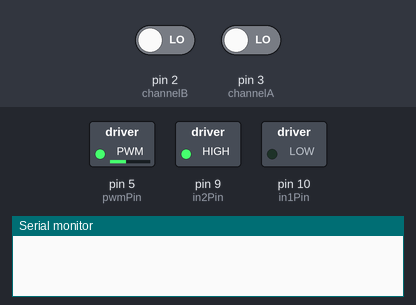
Recording of a sketch running on a simulated Arduino Uno, built with avr-gcc and run on an emulated ATmega328P. Parts: switched loads named in the sketch (green lamp = pin HIGH), the last lines printed to the serial monitor. Inputs (shaded band) come from the test bench; at power-on: pin 2 (channelB) LOW, pin 3 (channelA) LOW.

Above: at 0.1 s.
At 5.1 s:
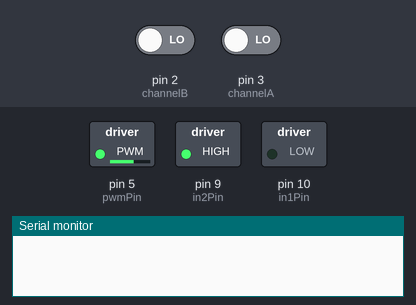
At 15.1 s:
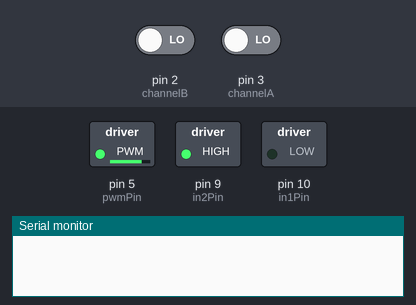
At 30.1 s:
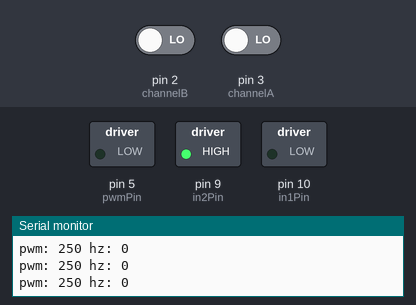
Timing chart, 0 to 31.6 s (numbered marks = the images above):
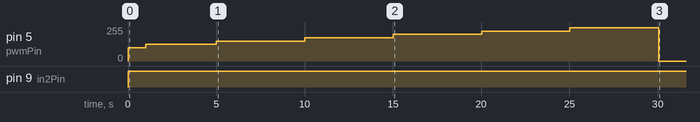

Measured:
- by itself, pin 5 (pwmPin): rises from 0/255 to 250/255 in 25.0 s, then falls to 0/255 in 5.0 s
- by itself, pin 9 (in2Pin): LOW → HIGH at 0.00 s

The sketch:

interrupt_motor_decoder.ino
```cpp
//channel pins for encoder values
int channelA = 3;
int channelB = 2;
int pwmPin = 5;

//output pins to control motor input
int in1Pin = 10;
int in2Pin = 9;

//encoder channel values
int valA= 0;
int valB= 0;

//for counting purposes
int valAPrev=valA;

//motor pwm duty cycle
int motorVal = 100;

int motorVals[] = {125,150,175, 200, 225,250};
int motorIndex = 0;
int bufIndex=0;
int buf[30];

//motor direction
int dir = 0;
int brightness = 0;
//
volatile int pulses =0 ;

//timing
long previousMillis = 0;

long previousMillis5 = 0;


int done = 0;

int prevPulse = 0;

void count_event(){
  pulses++;
}
void setup() {
  // put your setup code here, to run once:
  Serial.begin(115200);
  pinMode(channelA, INPUT);
  pinMode(pwmPin, OUTPUT);
  pinMode(in1Pin, OUTPUT);
  pinMode(in2Pin, OUTPUT);
  attachInterrupt(digitalPinToInterrupt(channelB), count_event, RISING);


}

void loop() {
  // put your main code here, to run repeatedly:
  unsigned long currentMillis = millis();


  valA = digitalRead(channelA);
  valB = digitalRead(channelB);

  unsigned long delta = currentMillis - previousMillis;
  unsigned long delta5 = currentMillis - previousMillis5;
  if (bufIndex < 30){

    if ((delta) > 1000){
      //1 second has elapsed, so record the cycle count
      buf[bufIndex] = pulses;
      if (delta5 > 5000){
        //we've taken 5 samples, so we want to increment motor counter
        motorIndex++;


      }
      pulses = 0;
      bufIndex++;
      motorVal = motorVals[motorIndex];
      analogWrite(pwmPin, motorVal);
      //delay(500); //we pause here to let the motor reach a new speed.
     previousMillis = currentMillis;
      if (delta5>5000){
        previousMillis5 = currentMillis;
      }
    }
    analogWrite(pwmPin, motorVal);
    digitalWrite(in1Pin, dir);
    digitalWrite(in2Pin, !dir);


  }
  else{
  // if we exceed buffer index we are done
    analogWrite(pwmPin, 0);
    for (int i = 0 ; i < 30 && !done; i++){
      Serial.print("pwm: ");
      Serial.print(motorVals[i/5]);
      Serial.print(" hz: ");
      Serial.print(buf[i]);
      Serial.println();
    }
    done = 1;

  }
  /*Serial.print("cycles:");
    Serial.print(cycles);
    Serial.print("ChannelA:");
    Serial.print(valA);
    Serial.print(",");
    Serial.print("ChannelB:");

    Serial.print(valB);
    Serial.print(",");

    Serial.println("Min:0,Max:1.5");*/


}
```
